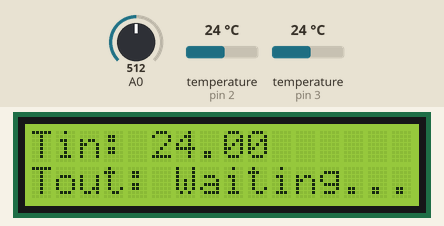
This sketch was run on a simulated Arduino Uno, built with avr-gcc and run on an emulated ATmega328P. Parts: 16×2 character LCD. Inputs (shaded band) come from the test bench; at power-on: A0 = 512, temperature (sensors on pin 2, pin 3) 24 °C. Storage starts empty. At 7.8 s the program stops and its outputs stay as they are.

Above: at 1.2 s.
1.3 s: A0 set to 1010
At 4.8 s:
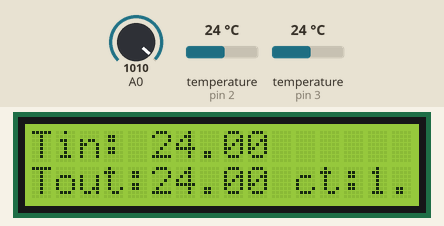
5.0 s: A0 set to 990
At 8.9 s:
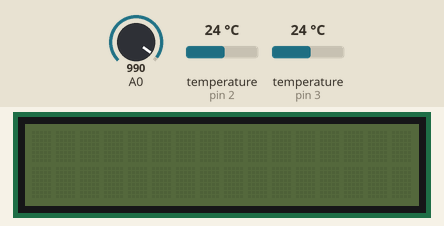
Timing chart, 0 to 9.3 s (numbered marks = the images above; inputs shaded):
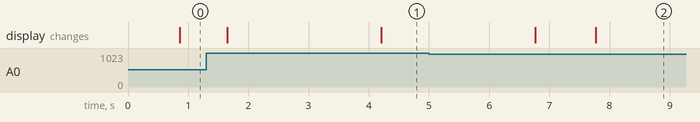

The sketch:

SD_2_Temp_LCD.ino
```cpp
//Included libraries
#include <LiquidCrystal.h>
#include <OneWire.h>
#include <DallasTemperature.h>
#include <SPI.h>
#include <SD.h>

#define btnSELECT 4                             //Sets value for Select Key defined by the DF Robot keypad

LiquidCrystal lcd(8, 9, 4, 5, 6, 7);            //Sets pins used by default

OneWire oneWire2(2);                             //Sets the pin for temperature sensor
OneWire oneWire3(3);
DallasTemperature sensors2(&oneWire2);            //Sends information from OneWire to DallasTemperature
DallasTemperature sensors3(&oneWire3);

File intemp;                                    //Sets temperature as a file type
int count;                                      //count is an integer
int record;                                     //record is an integer
String data ="";

void setup(){
  count = 0;                                    //count starts at 0
  SD.begin(1);                                  //Pin 1 will be used for SD card read/write

  intemp = SD.open("intemp.txt",FILE_WRITE);    //Creates an object that is a created txt file
  lcd.begin(16, 2);                             //Start the LCD
  lcd.setCursor(0,0);                           //Sets the cursor location
  lcd.print("Tin:");               //Prints the current temp
  lcd.setCursor(0,1);
  lcd.print("Tout:");
  lcd.setCursor (6,1);
  lcd.print("Waiting...");
}

void loop(){
  if(analogRead(0) < 1000){                     //Checks to see if Select Key was pressed
    record = 1001;                              //Sets checker so while loop can check if select button was pressed again
    while(record > 1000){                       //Checks to see if Select Key was pressed again (Hold the selct button until you see "Finished!")

    lcd.setCursor(5,0);                         //Cursor is moved to 3rd character
    sensors2.requestTemperatures();             //Call temperature from sensor
    lcd.print(sensors2.getTempCByIndex(0));     //Prints temperature
    lcd.setCursor(5,1);                        //Cursor is moved to 11th character
    sensors3.requestTemperatures();             //Call temperature from sensor
    lcd.print(sensors3.getTempCByIndex(0));     //Prints temperature
    lcd.setCursor(10,1);                         //Cursor is moved to character 8
    lcd.print(" ct:");
    lcd.setCursor(14,1);
    lcd.print(count);                           //Prints the count (the number of temperature readings)

    intemp.println(sensors2.getTempCByIndex(0)); //Writes temperature to SD card file
    intemp.println(",");                         // puts comma between temepratures in SD file
    intemp.println(sensors3.getTempCByIndex(0)); //Writes temperature to SD card file delay(1000);                                //Delays next temperature update by 1 second
    count++;                                    //Increases count variable by 1 (count = seconds)
    record = analogRead(0);                     //Sets record to the value outputted by the button keys, either NONE or an int
    delay(1000);
    }
    intemp.close();                             //Closes the temperature file to save it
    lcd.setCursor(0,1);                         //Cursor is set to second line
    lcd.print("Finished!  ");                   //Prints the ending message
    exit(0);                                    //Exits the loop
  }
}
```

Measured:
- after the input at 5.0 s, the display: first differs from a run without the input after 2.8 s (image 2)
